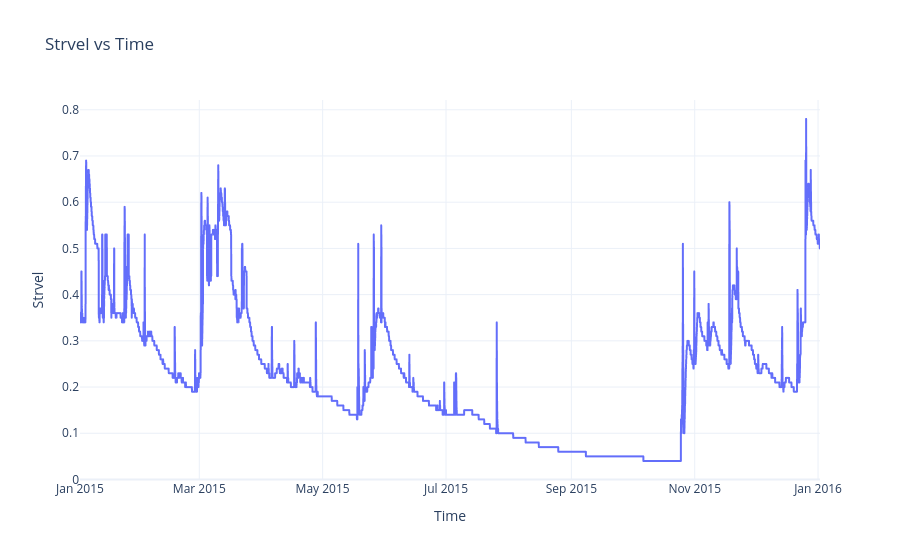

The notebook cell saved with this chart:
### Code cell
df_plot = df_nwm_out.copy()
df_plot.index = pd.to_datetime(df_plot.index, errors="coerce")
df_plot["Strvel"] = pd.to_numeric(df_plot["Strvel"], errors="coerce")
df_plot = df_plot.dropna(subset=["Strvel"]).sort_index()
df_plot = df_plot.reset_index().rename(columns={"index": "Time"})

fig = px.line(
    df_plot,
    x="Time",
    y="Strvel",
    title="Strvel vs Time",
    labels={"Strvel": "Strvel", "Time": "Time"}
 )
fig.update_traces(line=dict(width=2))
fig.update_layout(template="plotly_white")
fig.show()

### Figure 1 — Plotly figure (JSON) as saved in the notebook; plotly's stock layout.template omitted (floating-point values rounded to 4 significant figures; data arrays with more than 128 entries replaced by an {"elided": "..."} marker saying what was removed)
{"data": [{"hovertemplate": "Time=%{x}<br>Strvel=%{y}<extra></extra>", "legendgroup": "", "line": {"color": "#636efa", "dash": "solid", "width": 2}, "marker": {"symbol": "circle"}, "mode": "lines", "name": "", "showlegend": false, "type": "scattergl", "x": {"elided": "8784 str values"}, "xaxis": "x", "y": {"elided": "8784 float values"}, "yaxis": "y"}], "layout": {"autosize": true, "legend": {"tracegroupgap": 0}, "title": {"text": "Strvel vs Time"}, "xaxis": {"anchor": "y", "autorange": true, "domain": [0, 1], "range": ["2015-01-01", "2016-01-01 23:00"], "title": {"text": "Time"}, "type": "date"}, "yaxis": {"anchor": "x", "autorange": true, "domain": [0, 1], "range": [-0.001111, 0.8211], "title": {"text": "Strvel"}, "type": "linear"}}}
